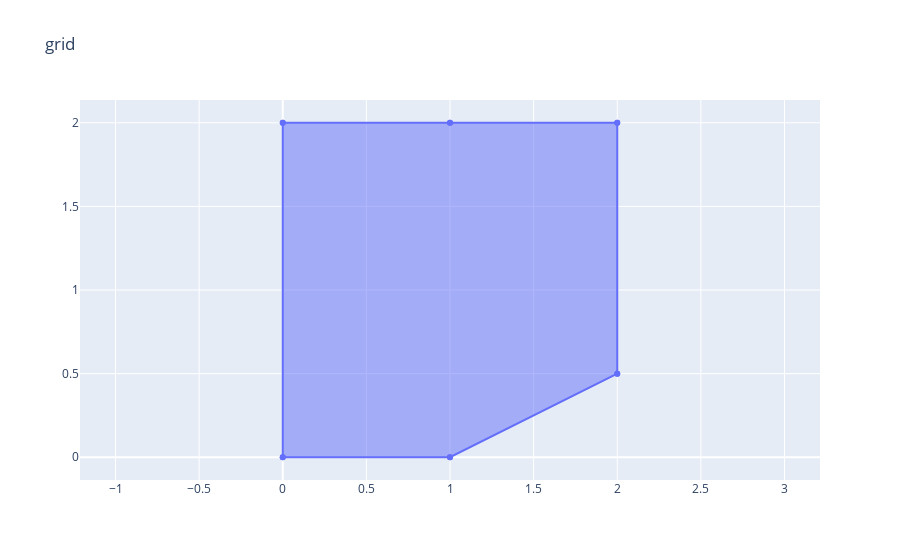

Notebook code cell kept with this figure:
### Markdown cell above
# Sturctured Grid
Following this Youtube tutorial: https://www.youtube.com/watch?v=-wm2LzCFvQQ

### Code cell
from ezmesh import CurveLoop, Geometry, PlaneSurface, TransfiniteSurfaceField, TransfiniteCurveField, visualize_mesh
import numpy as np

with Geometry() as geo:
    square_coords = np.array([[0,0], [1,0], [2,0.5], [2,2], [1, 2], [0,2]])
    loop = CurveLoop.from_coords(
        square_coords, 
        mesh_size = 0.25, 
        label="grid",
        curve_labels=["wall/1", "wall/2", "outlet", "freestream/1", "freestream/2", "inlet"],
        fields=[
            TransfiniteCurveField(
                node_counts={"inlet": 25, "outlet": 25, "wall/*": 50, "freestream/*": 50},
                coefs={"inlet": 0.8, "outlet": 1.2}
            )
        ]
    )

    surface = PlaneSurface(
        outlines=[loop],
        fields=[
            TransfiniteSurfaceField(corners=[*loop.get_points("wall"), *loop.get_points("freestream")])
        ]
    )
    mesh = geo.generate(surface)
    visualize_mesh(mesh)
surface.visualize()

### Figure 1 — Plotly figure (JSON) as saved in the notebook; plotly's stock layout.template omitted (floating-point values rounded to 4 significant figures)
{"data": [{"fill": "toself", "legendgroup": "Curve Loops", "name": "grid", "type": "scatter", "x": [0, 1, 1, 2, 2, 2, 2, 1, 1, 0, 0, 0], "y": [0, 0, 0, 0.5, 0.5, 2, 2, 2, 2, 2, 2, 0]}], "layout": {"title": {"text": "grid"}, "yaxis": {"scaleanchor": "x"}}}
